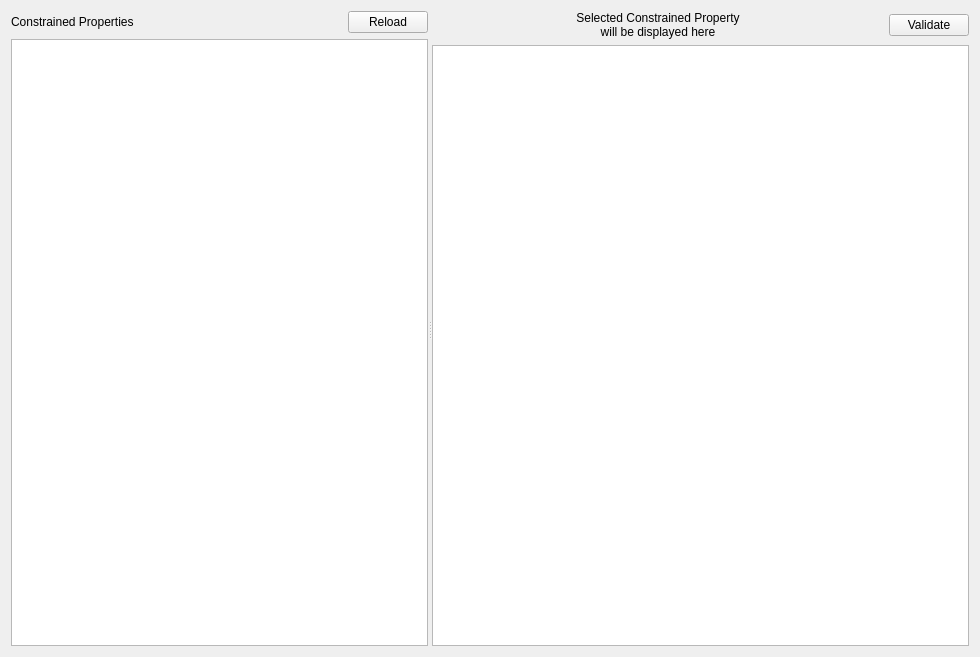
<?xml version="1.0" encoding="UTF-8"?>
<ui version="4.0">
 <class>ConstraintTab</class>
 <widget class="QWidget" name="ConstraintTab">
  <property name="geometry">
   <rect>
    <x>0</x>
    <y>0</y>
    <width>980</width>
    <height>657</height>
   </rect>
  </property>
  <property name="windowTitle">
   <string>Form</string>
  </property>
  <layout class="QVBoxLayout" name="verticalLayout">
   <item>
    <widget class="QSplitter" name="splitter">
     <property name="orientation">
      <enum>Qt::Orientation::Horizontal</enum>
     </property>
     <property name="childrenCollapsible">
      <bool>false</bool>
     </property>
     <widget class="QWidget" name="verticalLayoutWidgetLeft">
      <layout class="QVBoxLayout" name="verticalLayoutLeft">
       <item>
        <layout class="QHBoxLayout" name="horizontalLayoutLeft" stretch="0,0,0">
         <item>
          <widget class="QLabel" name="labelLeft">
           <property name="text">
            <string>Constrained Properties</string>
           </property>
          </widget>
         </item>
         <item>
          <spacer name="horizontalSpacerLeft">
           <property name="orientation">
            <enum>Qt::Orientation::Horizontal</enum>
           </property>
           <property name="sizeHint" stdset="0">
            <size>
             <width>40</width>
             <height>20</height>
            </size>
           </property>
          </spacer>
         </item>
         <item>
          <widget class="QPushButton" name="reloadButton">
           <property name="text">
            <string>Reload</string>
           </property>
          </widget>
         </item>
        </layout>
       </item>
       <item>
        <widget class="QTableView" name="propertiesTableView">
         <property name="selectionMode">
          <enum>QAbstractItemView::SelectionMode::SingleSelection</enum>
         </property>
         <property name="selectionBehavior">
          <enum>QAbstractItemView::SelectionBehavior::SelectRows</enum>
         </property>
         <property name="sortingEnabled">
          <bool>true</bool>
         </property>
        </widget>
       </item>
      </layout>
     </widget>
     <widget class="QWidget" name="verticalLayoutWidgetRight">
      <layout class="QVBoxLayout" name="verticalLayoutRight">
       <item>
        <layout class="QHBoxLayout" name="horizontalLayoutRight">
         <item>
          <spacer name="horizontalSpacerRight1">
           <property name="orientation">
            <enum>Qt::Orientation::Horizontal</enum>
           </property>
           <property name="sizeHint" stdset="0">
            <size>
             <width>40</width>
             <height>20</height>
            </size>
           </property>
          </spacer>
         </item>
         <item>
          <widget class="QLabel" name="labelRight">
           <property name="text">
            <string>Selected Constrained Property
will be displayed here</string>
           </property>
           <property name="alignment">
            <set>Qt::AlignmentFlag::AlignCenter</set>
           </property>
           <property name="wordWrap">
            <bool>true</bool>
           </property>
          </widget>
         </item>
         <item>
          <spacer name="horizontalSpacerRight2">
           <property name="orientation">
            <enum>Qt::Orientation::Horizontal</enum>
           </property>
           <property name="sizeHint" stdset="0">
            <size>
             <width>40</width>
             <height>20</height>
            </size>
           </property>
          </spacer>
         </item>
         <item>
          <widget class="QPushButton" name="validateButton">
           <property name="text">
            <string>Validate</string>
           </property>
          </widget>
         </item>
        </layout>
       </item>
       <item>
        <widget class="QTableView" name="violationsTableView">
         <property name="sortingEnabled">
          <bool>true</bool>
         </property>
        </widget>
       </item>
      </layout>
     </widget>
    </widget>
   </item>
  </layout>
 </widget>
 <resources/>
 <connections/>
</ui>
